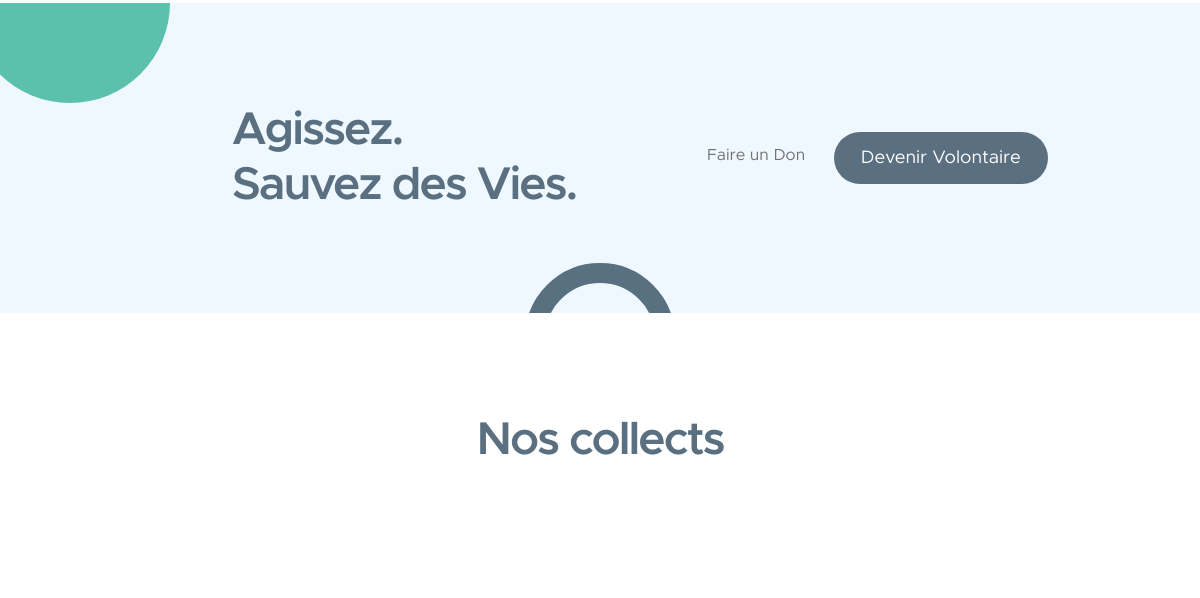
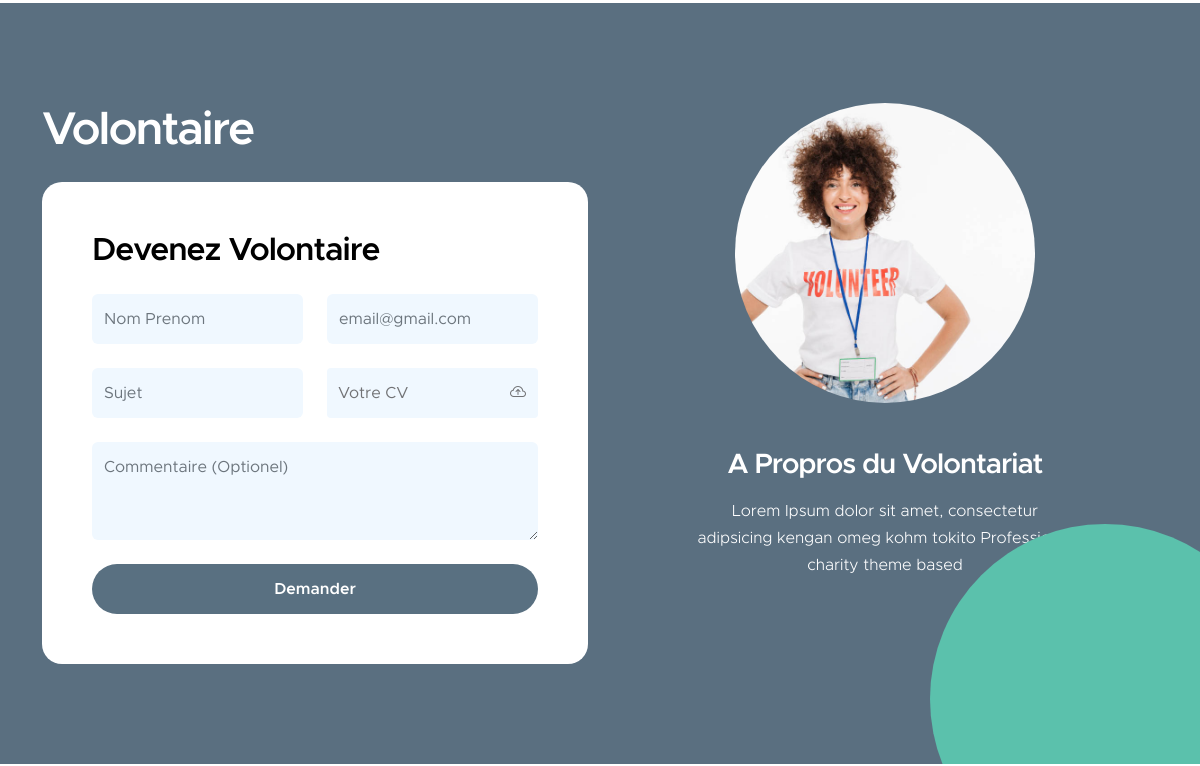
The app's page / (middle part), older data (2 pictures, top to bottom).
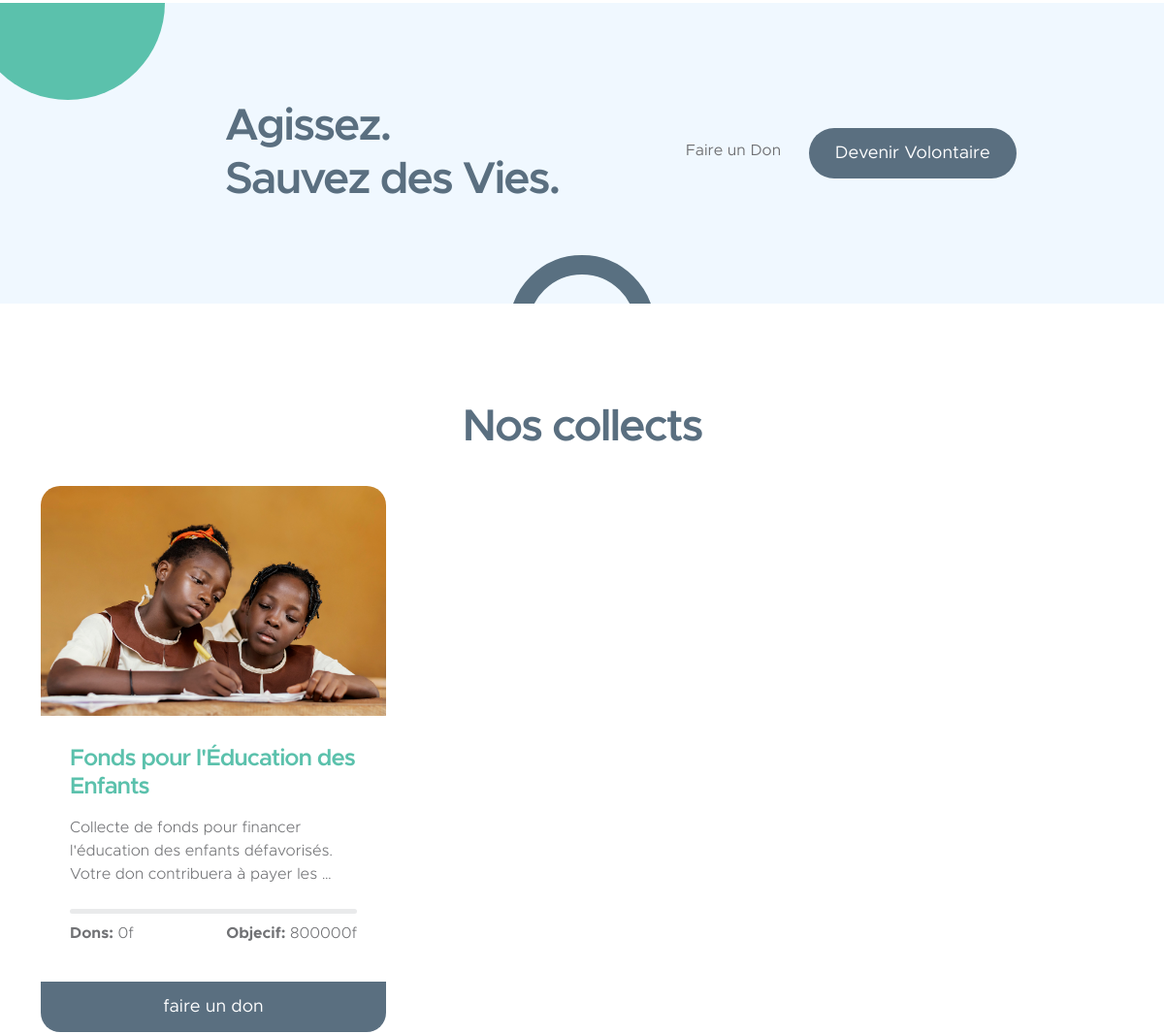
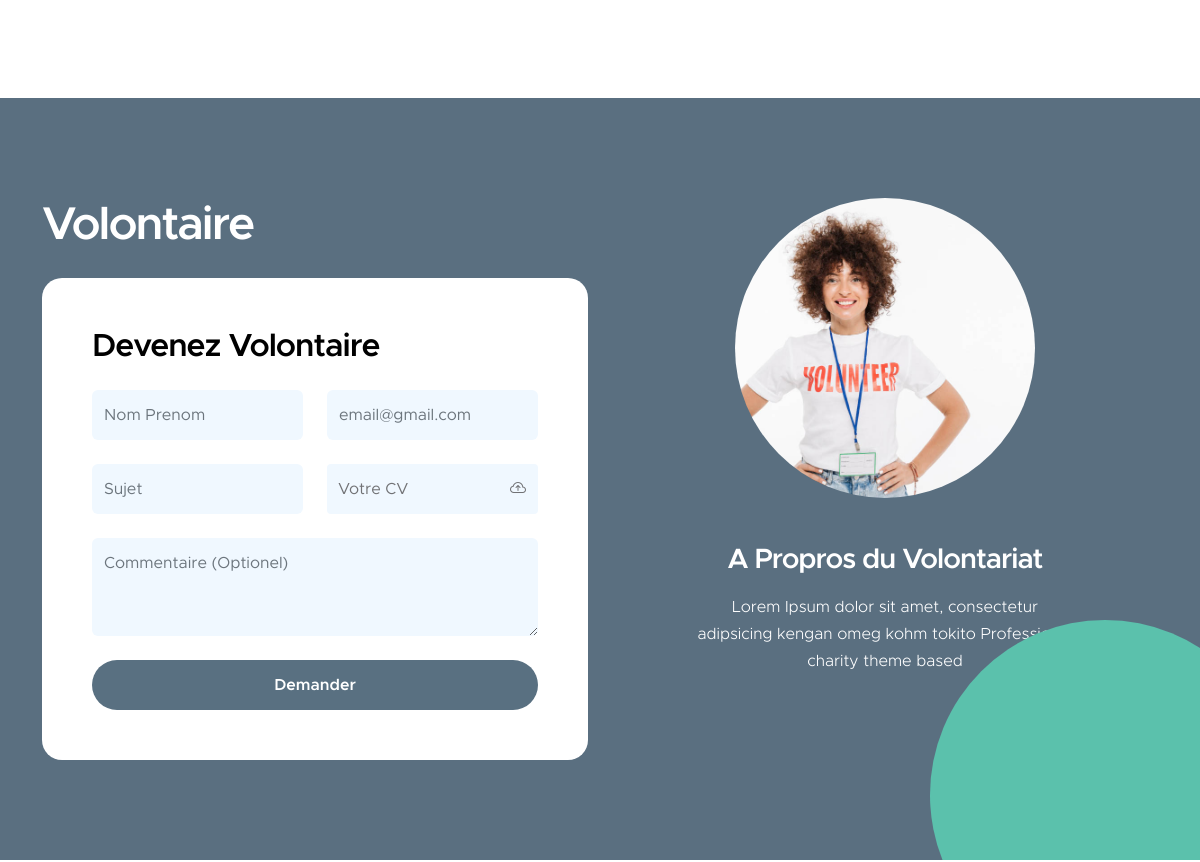
The same page, newer data (2 pictures, top to bottom).
### administration/models.py (models this page shows, shortened)
class Collect(models.Model):
    title = models.CharField(max_length=100)
    image = models.ImageField(upload_to='collects/')
    description = models.TextField()
    by = models.ForeignKey(User, on_delete=models.CASCADE)
    created_at = models.DateTimeField(auto_now=False, auto_now_add=True)
    post_at = models.DateField(blank=True, null=True)
    goal = models.DecimalField(max_digits=10, decimal_places=0)
    raised = models.DecimalField(max_digits=10, decimal_places=0, default= 0)
    end_date = models.DateTimeField(null=True, blank=True)
    confirmer = models.BooleanField(default=False)
    posted = models.BooleanField(default=False)
    is_amount_reached = models.BooleanField(default= False)
    class Meta:
        verbose_name = ("Collect")
        verbose_name_plural = ("Collects")

### landing/views.py (the view)
# urls.py: path('', home, name ='home'),
def home(request):
    collects = Collect.objects.filter(confirmer = 1, posted = 1, is_amount_reached = 0).order_by('-created_at')[:3]
    context = {
        'collects' : collects
    }
    return render(request, 'landing/pages/index.html', context)

### context_processor.py (called while the page is built)
def all_context(request):
    user = request.user
    try :
        site = Site.objects.get(pk = 1)
    except Site.DoesNotExist :
        site = None
    try :
        avatar = Avatar.objects.get(pk = user.pk)
    except Avatar.DoesNotExist :
        avatar = None
    context = {
        'avatar' : avatar,
        'site' : site
    }
    return context

### sante_coeur/templatetags/custom_filter.py (called while the page is built)
@register.filter
def percent(valeur, total):
    if total == 0:
        return 0
    return (valeur / total) * 100

### landing/templates/landing/pages/index.html (shortened to what the changed rows need)
{% extends "bases/landing.html" %}
{% load static %}
{% load custom_filter %}
{% block main %}
<main>
    <section class="cta-section section-padding section-bg">
        <div class="container">
            <div class="row justify-content-center align-items-center">
                <div class="col-lg-5 col-12 ms-auto">
                    <h2 class="mb-0">Agissez. <br> Sauvez des Vies.</h2>
                </div>
            </div>
        </div>
    </section>
    <section class="section-padding" id="section_3">
        <div class="container">
            <div class="row">
                <div class="col-lg-12 col-12 text-center mb-4">
                    <h2>Nos collects</h2>
                </div>
                {% for collect  in collects %}
                <div class="col-lg-4 col-md-6 col-12 mb-4 mb-lg-0">
                    <div class="custom-block-wrap">
                        <img src="{{ collect.image.url }}"
                            class="custom-block-image img-fluid" alt="">
                        <div class="custom-block">
                            <div class="custom-block-body">
                                <h5 class="mb-3">{{ collect.title }}</h5>
                                <p>{{ collect.description|truncatewords:15 }}</p>
                                <div class="progress  mt-4">
                                    </div>
                                <div class="d-flex align-items-center my-2">
                                    <p class="mb-0">
                                        <strong>Dons:</strong>
                                        {{ collect.raised|floatformat }}f
                                    </p>
                                    <p class="ms-auto mb-0">
                                        <strong>Objecif:</strong>
                                        {{ collect.goal|floatformat }}f
                                    </p>
                                </div>
                            </div>
                            <a href="" class="custom-btn btn btn_doncollectmodal"
                            data-bs-toggle="modal"
                            data-bs-target="#doncollectmodal"
                            data-image-url="{{ collect.image.url }}"
                            data-name="{{ collect.title }}"
                            data-description="{{ collect.description }}"
                            data-raised="{{ collect.raised }}"
                            data-goal="{{ collect.goal }}"
                            data-end-date = "{{ collect.end_date|date:'D d M Y'  }}"
                            data-percent = "{{ collect.raised|percent:collect.goal|floatformat }}"
                            >faire un don</a>
                        </div>
                    </div>
                </div>
                {% endfor %}
            </div>
        </div>
    </section>
    <section class="volunteer-section section-padding" id="section_4">
        <div class="container">
            <div class="row">
                <div class="col-lg-6 col-12">
                    <h2 class="text-white mb-4">Volontaire</h2>
                </div>
            </div>
        </div>
    </section>
</main>
{% endblock main %}

Row changes from the older to the newer data that the page shows:
added Collect: image (picture), title "Fonds pour l'Éducation des Enfants", description "Collecte de fonds pour financer l'éducation des enfants défavorisés. Votre don contribuera à payer les …", raised "0", goal "800000"
